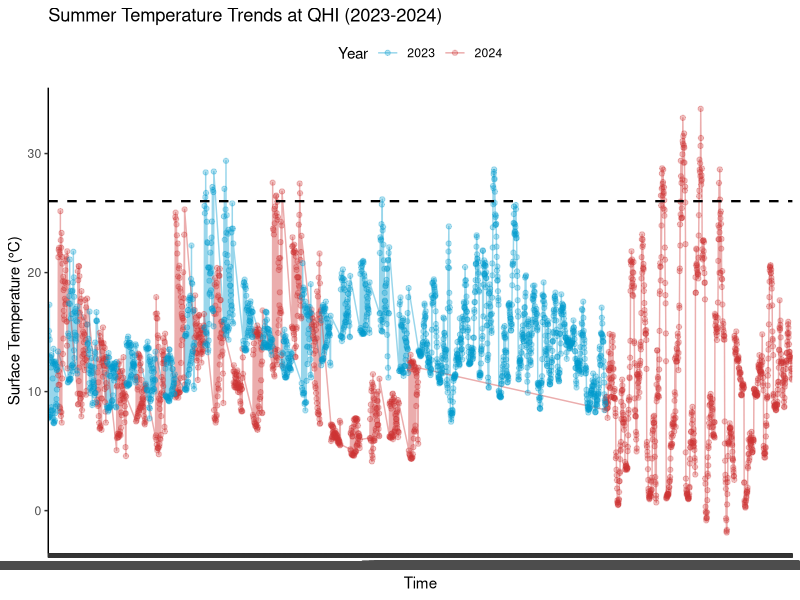

This chart was generated by the following R code:
# RQ0 
# TEMPERATURE TRENDS BETWEEN SUMMERS AT QHI 
# I.E. HEATWAVES OCCURING IN 2024 
# 12/12/2025

# LOAD LIBRARIES----
library(tidyverse)
library(readxl)
library(ggplot2)
library(dplyr)

# LOAD DATA----
QHI_climate_combined <- read_excel("datasets/climate_data/QHI_climate_combined.xlsx")

# FIGURE----
(QHI_climate_combined %>%
   filter(year %in% c(2023, 2024)) %>%
   mutate(year = factor(year)) %>%  # Convert year to factor for proper grouping
   ggplot(aes(x = date_time, y = temp, color = year, group = year)) +
   geom_line(linewidth = 0.5, alpha= 0.4) +  # Changed from 'size' to 'linewidth'
   geom_point(alpha = 0.3) +
   geom_hline(yintercept = 26, linetype = "dashed", color = "black", linewidth = 0.8) +
   scale_color_manual(values = c("2023" = "deepskyblue3", "2024" = "brown3")) +  # Changed from scale_fill_manual
   labs(title = "Summer Temperature Trends at QHI (2023-2024)",
        x = "Time",
        y = "Surface Temperature (°C)",
        color = "Year") +  # Added legend title
   theme_classic() +
   theme(legend.position = "top")
)

# need to fix time on excel file 
